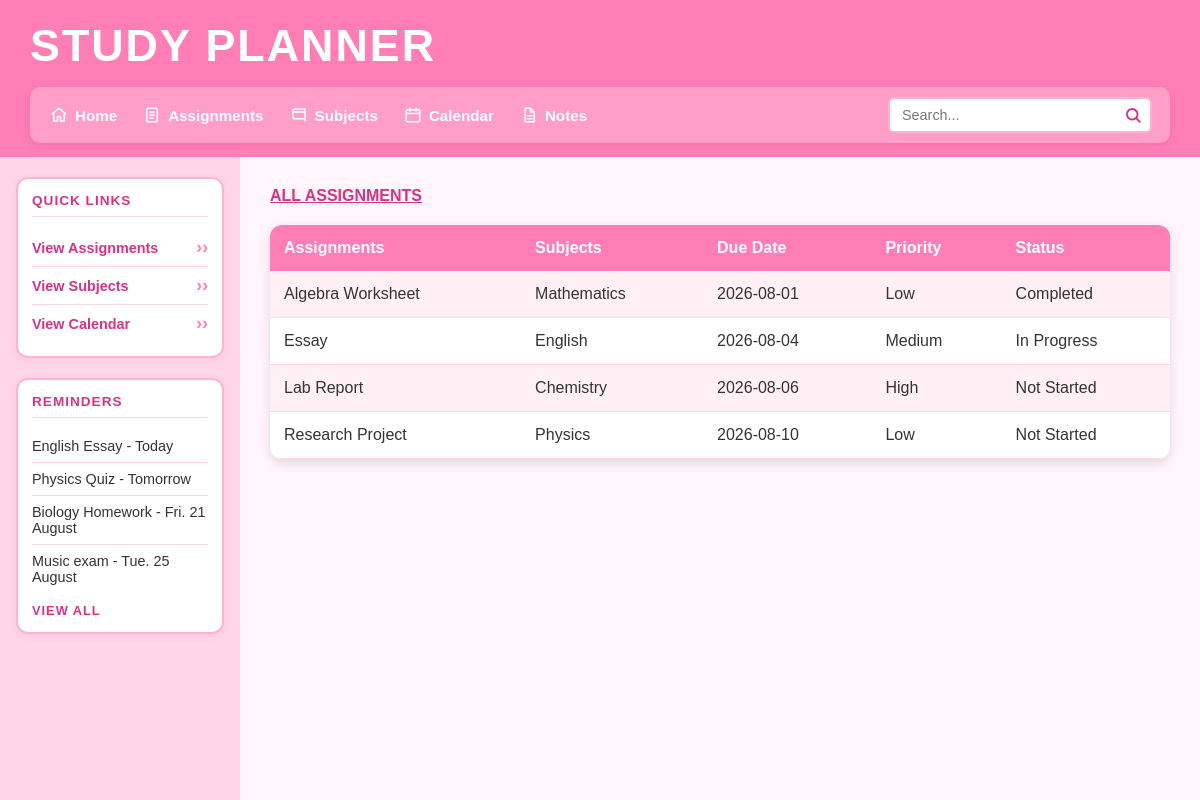
The app's page /assignments with its own data.
### tables this page shows
CREATE TABLE assignments (id INTEGER PRIMARY KEY AUTOINCREMENT, subject_id INTEGER REFERENCES subjects (id) NOT NULL, user_id INTEGER REFERENCES users (id) NOT NULL, assignment_name TEXT NOT NULL, due_date TEXT (19) NOT NULL, priority TEXT NOT NULL CHECK ((priority IN ('Low', 'Medium', 'High'))), status TEXT (25), notes TEXT, created_at TEXT (19));

CREATE TABLE subjects (id INTEGER PRIMARY KEY AUTOINCREMENT, subject_name TEXT NOT NULL UNIQUE, teacher_name TEXT NOT NULL, room TEXT, credits INTEGER CHECK ((credits > 0)));

### main.py (the view)
@app.route("/assignments")
def assignments():
    sort = request.args.get("sort", "assignment_name")
    assignment_list = get_assignments(sort)
    return render_template(
        "assignments.html",
        assignments=assignment_list
    )

### main.py (called while the page is built, shortened)
def create_connection(db_file):
    try:
        connection = sqlite3.connect(db_file)
        return connection
    except Error as e:
        print(e)
    return None

def get_assignments(sort="assignment_name"):
    allowed_sorts = [
        "assignment_name",
        "subject_name",
        "due_date",
        "priority",
        "status"
    ]
    if sort not in allowed_sorts:
        sort = "assignment_name"
    if sort == "priority":
        order_by = """
            CASE priority
                WHEN 'High' THEN 1
                WHEN 'Medium' THEN 2
                WHEN 'Low' THEN 3
                ELSE 4
            END
        """
    else:
        order_by = sort
    query = f"""
        SELECT assignment_name, subject_name, due_date, priority, status
        FROM assignments a
        JOIN subjects s ON a.subject_id = s.id
        ORDER BY {order_by}
    """
    con = create_connection(DATABASE)
    cur = con.cursor()
    cur.execute(query)
    rows = cur.fetchall()
    con.close()
    return rows

### templates/assignments.html
{% extends "base.html" %}
{% block main %}
<h2 class="page-title">All Assignments</h2>
<table>
    <tr>
        <th>
            <a href="/assignments?sort=assignment_name">
                Assignments
            </a>
        </th>
        <th>
            <a href="/assignments?sort=subject_name">
                Subjects
            </a>
        </th>
        <th>
            <a href="/assignments?sort=due_date">
                Due Date
            </a>
        </th>
        <th>
            <a href="/assignments?sort=priority">
                Priority
            </a>
        </th>
        <th>
            <a href="/assignments?sort=status">
                Status
            </a>
        </th>
    </tr>
    {% for row in assignments %}
    <tr>
        <td>{{ row[0] }}</td>
        <td>{{ row[1] }}</td>
        <td>{{ row[2] }}</td>
        <td>{{ row[3] }}</td>
        <td>{{ row[4] }}</td>
    </tr>
    {% else %}
    <tr>
        <td colspan="5">No assignments found.</td>
    </tr>
    {% endfor %}
</table>
{% endblock %}

### templates/base.html (shortened to what this page needs)
<!DOCTYPE html>
<html lang="en">
<head>
    <link type="text/css" rel="stylesheet" href="/static/css/style.css">
</head>
<body>
    <header class="top-header">
        <h1 class="site-title">Study Planner</h1>
        <div class="header-row">
            <div class="nav-bar">
                <nav class="main-nav">
                    <ul>
                    <li>
                        <a href="/">
                            <img src="/static/images/home.svg" alt="Home" class="nav-icon">
                            Home
                        </a>
                    </li>
                    <li>
                        <a href="/assignments">
                            <img src="/static/images/assignments.svg" alt="Asignments" class="nav-icon">
                            Assignments
                        </a>
                    </li>
                    <li>
                        <a href="/subjects">
                            <img src="/static/images/subjects.svg" alt="Subjects" class="nav-icon">
                            Subjects
                        </a>
                    </li>
                    <li>
                        <a href="/calendar">
                            <img src="/static/images/calendar.svg" alt="Calendar" class="nav-icon">
                            Calendar
                        </a>
                    </li>
                    <li>
                        <a href="/notes">
                            <img src="/static/images/notes.svg" alt="Notes" class="nav-icon">
                            Notes
                        </a>
                    </li>
                    </ul>
                </nav>
                <form class="search-form" method="POST" action="/search">
                    <div class="search-box">
                        <input type="text" name="search" id="search" placeholder="Search...">
                    </div>
                </form>
            </div>
        </div>
    </header>
    <div class="body-container">
        <aside class="sidebar">
            <section class="sidebar-box">
                <h2>Quick Links</h2>
                <ul class="quick-links">
                    <li><a href="/assignments">View Assignments</a></li>
                    <li><a href="/subjects">View Subjects</a></li>
                    <li><a href="/calendar">View Calendar</a></li>
                </ul>
            </section>
            <section class="sidebar-box">
                <h2>Reminders</h2>
                <ul class="reminders">
                    <li>English Essay - Today</li>
                    <li>Physics Quiz - Tomorrow</li>
                    <li>Biology Homework - Fri. 21 August</li>
                    <li>Music exam - Tue. 25 August</li>
                </ul>
                <span class="view-all">View All</span>
            </section>
        </aside>
        <main>
            {% block main %}{% endblock %}
        </main>
    </div>
</body>
</html>

### static/css/style.css (style rules this page uses)
* { box-sizing: border-box; margin: 0; padding: 0; }
html, body { height: 100%; }
body { display: flex; flex-direction: column; min-height: 100vh; font-family: Arial, Helvetica, sans-serif; background-color: #fff5fa; color: #333; }
.top-header { background: #ff7eb6; padding: 20px 30px 0; }
.site-title { font-size: 2.8rem; font-weight: 900; letter-spacing: 2px; text-transform: uppercase; color: white; margin-bottom: 0; padding-bottom: 16px; }
.header-row { margin: 0 -30px; padding: 0 30px 14px; background: #ff7eb6; }
.nav-bar { display: flex; align-items: center; justify-content: space-between; flex-wrap: wrap; gap: 12px 20px; width: 100%; background: #ff9ec7; border-radius: 10px; padding: 10px 18px; box-shadow: 0 2px 6px rgba(214, 51, 132, 0.2); }
.main-nav { flex: 1 1 auto; min-width: 0; display: flex; align-items: center; }
nav ul { display: flex; flex-wrap: wrap; align-items: center; list-style: none; gap: 6px 22px; }
nav a { display: inline-flex; align-items: center; gap: 7px; color: #fff; text-decoration: none; font-weight: bold; font-size: 0.95rem; padding: 4px 2px; }
.nav-icon { width: 18px; height: 18px; flex-shrink: 0; display: block; }
.search-form { flex: 0 1 clamp(140px, 22vw, 280px); min-width: 120px; margin: 0; display: flex; align-items: center; align-self: center; }
.search-box { position: relative; display: flex; align-items: center; width: 100%; }
.search-box input[type="text"] { width: 100%; padding: 8px 36px 8px 12px; border: 2px solid #ffb3d1; border-radius: 6px; font-size: 0.9rem; background: #fff; }
.body-container { display: grid; grid-template-columns: 1fr 4fr; flex: 1; min-height: 0; }
.sidebar { padding: 20px 16px; background: #ffd6e8; display: flex; flex-direction: column; gap: 20px; }
.sidebar-box { border: 2px solid #ffb3d1; border-radius: 12px; padding: 14px; background: #fff; box-shadow: 0 2px 8px rgba(255, 126, 182, 0.15); }
.sidebar-box h2 { font-size: 0.85rem; font-weight: 900; letter-spacing: 1px; text-transform: uppercase; color: #d63384; margin-bottom: 12px; padding-bottom: 8px; border-bottom: 1px solid #ffd6e8; }
.quick-links, .reminders { list-style: none; }
.quick-links li, .reminders li { padding: 8px 0; border-bottom: 1px solid #ffd6e8; font-size: 0.9rem; }
.quick-links li:last-child, .reminders li:last-child { border-bottom: none; }
.quick-links li { display: flex; justify-content: space-between; align-items: center; color: #d63384; font-weight: bold; }
.quick-links a { color: #d63384; text-decoration: none; display: flex; justify-content: space-between; align-items: center; width: 100%; font-weight: bold; }
.quick-links li::after, .quick-links a::after { content: "›"; font-size: 1.1rem; color: #ff7eb6; }
.view-all { display: block; margin-top: 10px; font-size: 0.8rem; font-weight: bold; letter-spacing: 1px; text-transform: uppercase; color: #d63384; }
main { padding: 30px; background: #fff5fa; overflow-y: auto; }
main h2 { color: #d63384; margin-bottom: 20px; font-size: 2rem; }
.page-title { text-decoration: underline; text-transform: uppercase; font-size: 1rem; }
table { width: 100%; border-collapse: collapse; background: white; border-radius: 12px; overflow: hidden; box-shadow: 0 4px 12px rgba(0,0,0,0.12); }
th { background: #ff7eb6; color: white; padding: 14px; text-align: left; }
th a { color: white; text-decoration: none; }
td { padding: 14px; border-bottom: 1px solid #ffd6e8; }
tr:nth-child(even) { background: #fff0f6; }
input[type="text"] { padding: 8px 10px; border: 2px solid #ffb3d1; border-radius: 6px; }

### records on screen
assignments: assignment_name "Algebra Worksheet", subject_name "Mathematics", due_date "2026-08-01", priority "Low", status "Completed"
assignments: assignment_name "Essay", subject_name "English", due_date "2026-08-04", priority "Medium", status "In Progress"
assignments: assignment_name "Lab Report", subject_name "Chemistry", due_date "2026-08-06", priority "High", status "Not Started"
assignments: assignment_name "Research Project", subject_name "Physics", due_date "2026-08-10", priority "Low", status "Not Started"
